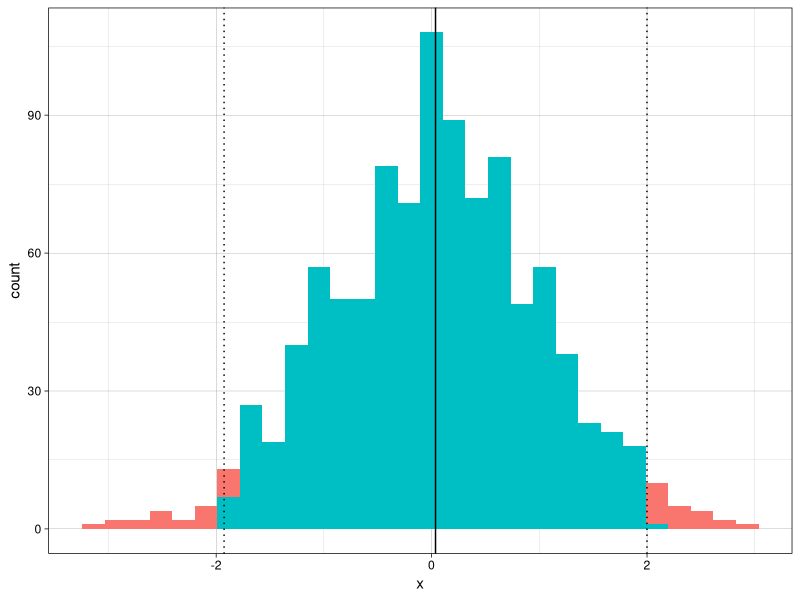
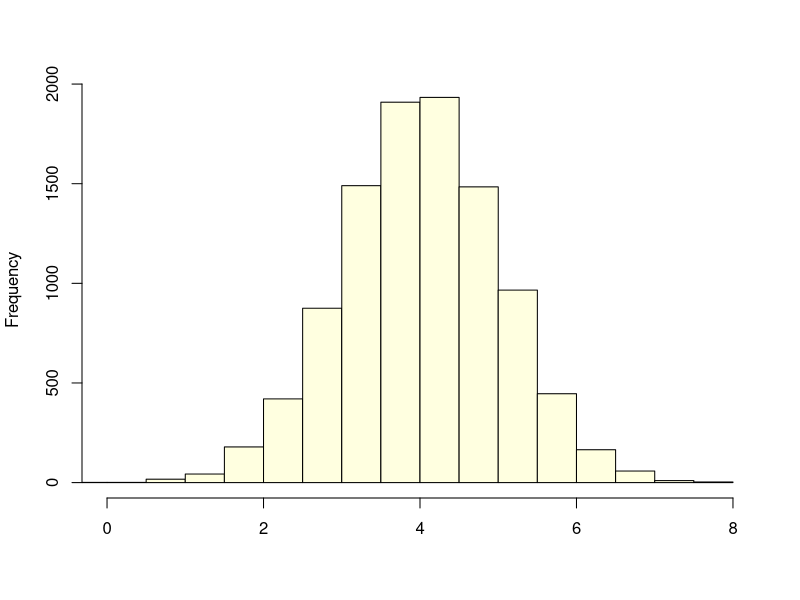
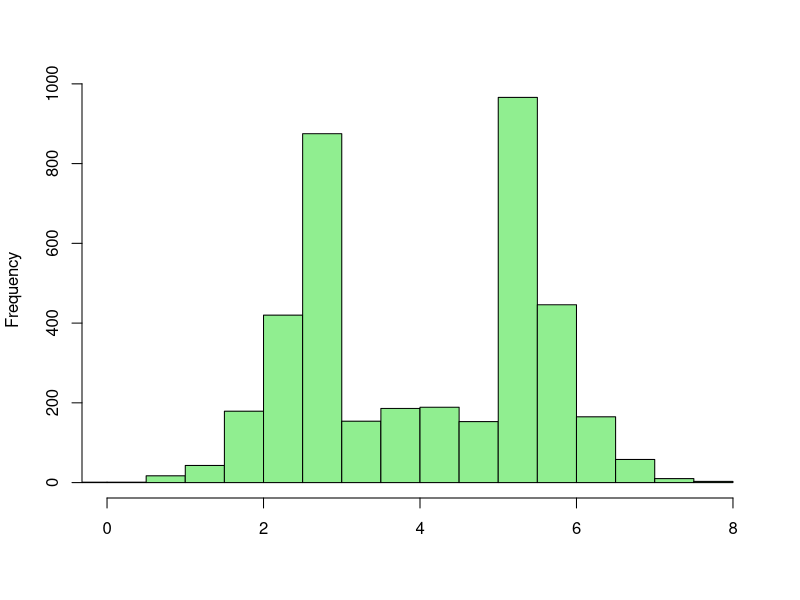
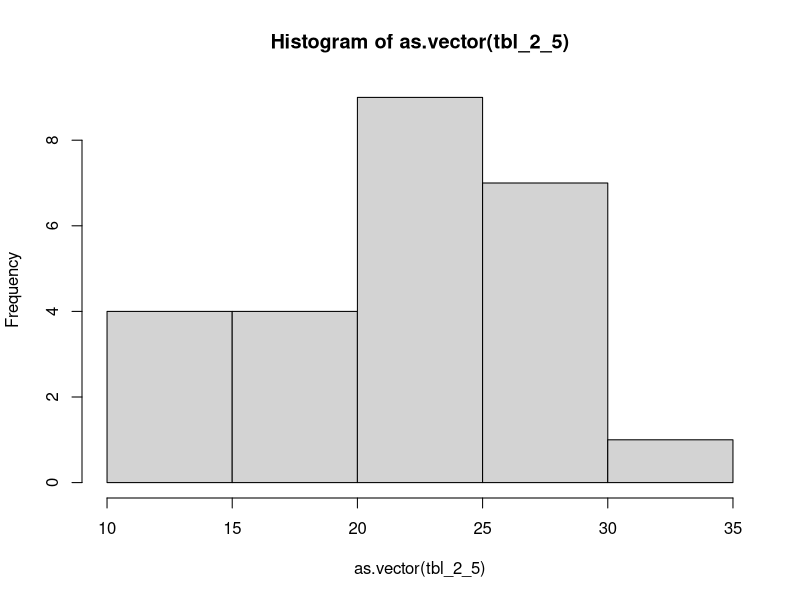

The R source for these figures, in order:
## ---- chunk 1
library(ggplot2)
g <- glue::glue
## ---- chunk 2
tche_data <- rnorm(n = 1000, 0, 1)
tche_mean <- mean(tche_data)
tche_sd <- sd(tche_data)

tibble::tibble(
    x = tche_data,
    tche_in = abs(x - tche_mean) < 2*tche_sd
) |> 
ggplot(aes(x = x, fill = tche_in)) +
geom_histogram(bins = 30) +
geom_vline(xintercept = c(tche_mean)) +
geom_vline(xintercept = c(tche_mean + c(-2, 2) * tche_sd), linetype = "dotted") +
theme_linedraw() +
theme(legend.position = "none")
## ---- chunk 3
mean(abs(tche_data - tche_mean) < 2*tche_sd)
## ---- chunk 4
#| layout-ncol: 2
sample_frac <- function(x, frac, ...) {
    samp_size <- length(x) * frac
    sample(x, size= round(samp_size), ...)


}
hist2 <- rnorm(n = 10000, mean = 4, sd = 1)
hist(hist2, xlim = c(0, 8), col = "lightyellow", main = "", xlab = "")
hist2_w <- c(
    hist2[hist2 <= 3  | 
        hist2 >=5],
    sample_frac(hist2[hist2 > 3 & 
        hist2 < 5], .1)
) 

hist2_w |> 
    hist(xlim = c(0, 8), col = "lightgreen", main = "", xlab = "")
## ---- chunk 5
mean(abs(scale(hist2)) < 1)
## ---- chunk 6
mean(abs(scale(hist2_w)) < 1)
## ---- chunk 7
tbl_2_5 <- matrix(
    c(
        26.1, 26.0,14.5,29.3,19.7,
        22.1,21.2,26.6,31.9,25.0,
        15.9,20.8,20.2,17.8,13.3,
        25.6,26.5,15.7,22.1,13.8,
        29,21.3,23.5,22.1,10.2

    ),
    nrow = 5, byrow = TRUE
)

tbl_2_5 |> knitr::kable()

## ---- chunk 8
(tbl_2_5_mean <- round(mean(tbl_2_5), 1))
## ---- chunk 9
(tbl_2_5_std <- round(sd(tbl_2_5), 1))
## ---- chunk 10
hist(tbl_2_5 |> as.vector())
## ---- chunk 11

tibble::tibble(
    k = 1:3,
    intervals = purrr::map_chr(k, 
        ~g("{tbl_2_5_mean - .x*tbl_2_5_std}, {tbl_2_5_mean + .x*tbl_2_5_std}")),
    freq = purrr::map_dbl(k, 
        ~sum(abs(tbl_2_5 - tbl_2_5_mean) < .x*tbl_2_5_std)),
    rel_freq = freq/length(tbl_2_5)

) |> knitr::kable()


## ---- chunk 12
range(tbl_2_5)
range(tbl_2_5) |> diff()
## ---- chunk 13
(range(tbl_2_5) |> diff())/4
## ---- chunk 14
round(sd(tbl_2_5))
